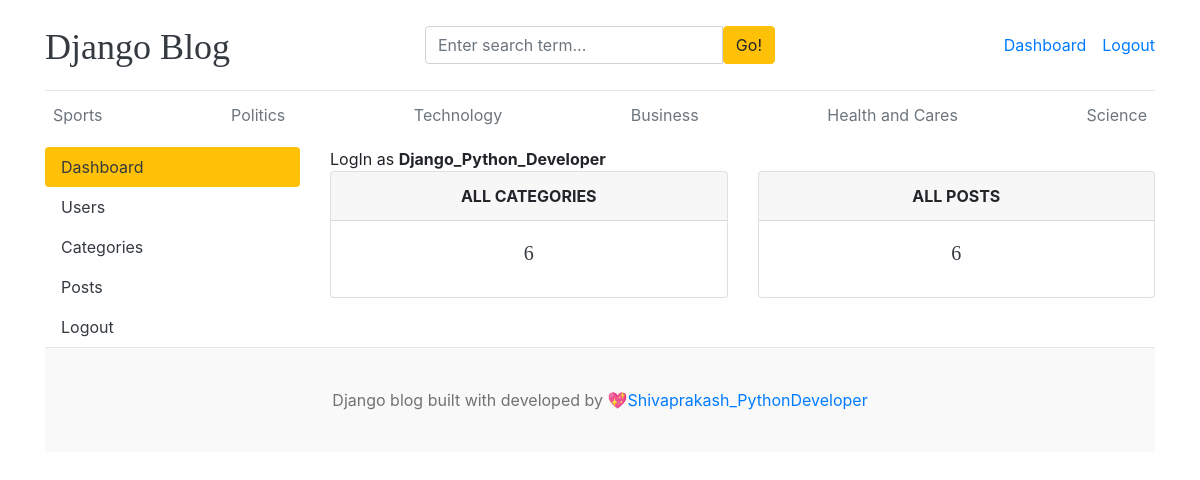
The page /dashboard/ (signed in) on the database its author committed.
### blogs/models.py (models this page shows, shortened)
class Category(models.Model):
    category_name = models.CharField(max_length=50 , unique=True)
    created_at = models.DateTimeField(auto_now_add = True)
    updated_at = models.DateTimeField(auto_now=True)
    class Meta:
        verbose_name_plural = 'categories'

### dashboards/views.py (the view)
# urls.py: path('dashboard/', include('dashboards.urls')),
@login_required(login_url='login')
def dashboards(request):
    category_count = Category.objects.all().count()
    blogs_count = Blog.objects.all().count()
    context ={
        'category_count': category_count,
        'blogs_count': blogs_count,
    }
    return render(request, 'dashboard/dashboards.html', context)

### blogs/context_processors.py (called while the page is built)
def get_categories(request):
    categories = Category.objects.all()
    return dict(categories=categories)

def get_social_links(request):
    social_links = SocialLink.objects.all()
    return dict(social_links=social_links)

### templates/dashboard/dashboards.html
{% extends "base.html" %}
{% block content %}
<div class="row">
  {% include 'dashboard/sidebar.html' %}
  <div class="col-md-9">
    <span>LogIn as <b>{{ user }}</b></span>
    <div class="row">
      <div class="col">
        <div class="card border-default mb-3">
          <div class="card-header text-center text-uppercase font-weight-bold"> All Categories</div>
          <div class="card-body text-dark">
            <h5 class="card-title text-center">{{ category_count }}</h5>
          </div>
        </div>
      </div>
      <div class="col">
        <div class="card border-default mb-3">
          <div class="card-header text-center text-uppercase font-weight-bold"> All Posts</div>
          <div class="card-body text-dark">
            <h5 class="card-title text-center">{{ blogs_count }}</h5>
          </div>
        </div>
      </div>
    </div>
  </div>
</div>
{% endblock %}

### templates/base.html (shortened to what this page needs)
{% load static %}
<!DOCTYPE html>
<html lang="en">
<head>
    <link href="https://getbootstrap.com/docs/4.0/dist/css/bootstrap.min.css" rel="stylesheet">
    <link href="{% static 'css/blog.css' %}" rel="stylesheet">
    <link rel="stylesheet" href="https://cdnjs.cloudflare.com/ajax/libs/font-awesome/4.7.0/css/font-awesome.min.css">
  </head>
<body>
    <div class="container">
      <header class="blog-header py-3">
        <div class="row flex-nowrap justify-content-between align-items-center">
          <div class="col-4 pt-1">
            <a class="blog-header-logo text-dark" href="/">Django Blog</a>
          </div>
          <div class='col-4'>
            <form action="{% url "search" %}" method="GET">
              <div class="input-group">
                <input class="form-control" type="text" name='keyword' value="{{keyword}}" placeholder="Enter search term..." aria-label="Enter search term..." aria-describedby="button-search" />
                <button type='submit' class="btn btn-warning" id="button-search" type="button">Go!</button>
              </div>
            </form>
          </div>
          <div class="col-4 d-flex justify-content-end align-items-center">
            {% if  not user.is_authenticated %}
            <a class="btn btn-sm btn-warning" href="{% url 'login' %}">LogIn</a> &nbsp;
            <a class="btn btn-sm btn-outline-secondary" href="{% url 'register' %}">Register</a>
            {% else %}
            <span><a href="{% url 'dashboards' %}">Dashboard</a></span>
            <span><a href="{% url 'logout' %}">Logout</a></span>
            {% endif %}
          </div>
        </div>
      </header>
      <div class="nav-scroller py-1 mb-2">
        <nav class="nav d-flex justify-content-between">
          {% for cat in categories %}
          <a class="p-2 text-muted" href="{% url 'posts_by_category' cat.id %}">{{ cat.category_name }}</a>
          {% endfor %}
        </nav>
      </div>
{% block content%}
{% endblock %}
<footer class="blog-footer">
  <p>Django blog built with developed by <a href="#">💖Shivaprakash_PythonDeveloper</a></p>
</footer>
</body>
</html>

### blog_main/static/css/blog.css (style rules this page uses)
.blog-header { border-bottom: 1px solid #e5e5e5; }
.blog-header-logo { font-family: "Playfair Display", Georgia, "Times New Roman", serif ; font-size: 2.25rem; }
h1, h2, h3, h4, h5, h6 { font-family: "Playfair Display", Georgia, "Times New Roman", serif ; }
.blog-footer { padding: 2.5rem 0; color: #727272; text-align: center; background-color: #f9f9f9; border-top: .05rem solid #e5e5e5; }
.blog-footer p:last-child { margin-bottom: 0; }

### rows shown on the page
Category: category_name "Sports"
Category: category_name "Politics"
Category: category_name "Technology"
Category: category_name "Business"
Category: category_name "Health and Cares"
Category: category_name "Science"

### other values the page prints
{{ user }} "Django_Python_Developer"
{{ category_count }} "6"
{{ blogs_count }} "6"
